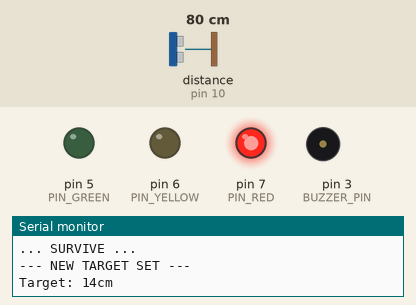
This sketch was run on a simulated Arduino Uno, built with avr-gcc and run on an emulated ATmega328P. Parts: output pins drawn as LEDs (lit = HIGH), buzzer (waves = sounding), the last lines printed to the serial monitor. Wiring (inferred from the names in the program): ultrasonic range finder: trigger pin 9; echo pin 10. Inputs (shaded band) come from the test bench; at power-on: distance to the obstacle (sensor on pin 10) 80 cm. The echo pulse lasts 58.3 µs per cm; random numbers use the default seed unless the sketch sets one; pins used as bus, display or sensor lines are not drawn. At 13.5 s the program stops and its outputs stay as they are.

Above: at 3.7 s.
3.8 s: distance to the obstacle (sensor on pin 10) set to 2 cm
At 4.32 s:
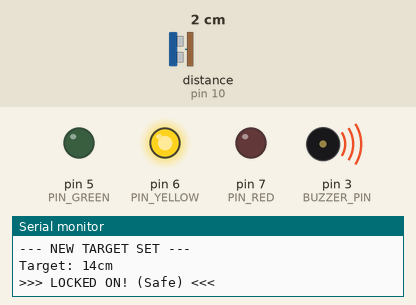
6.8 s: distance to the obstacle (sensor on pin 10) set to 35 cm
At 13.24 s:
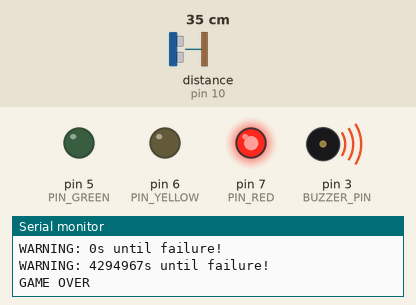
At 13.9 s:
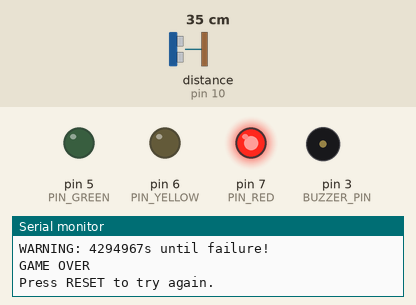
Timing chart, 0 to 15.0 s (numbered marks = the images above; inputs shaded):
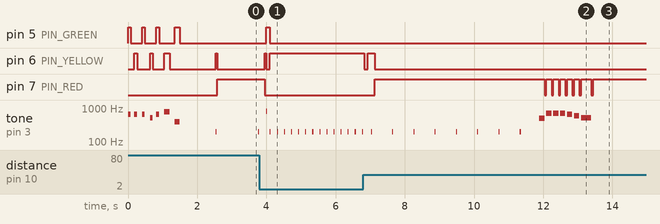

The sketch:

DistanceMiniGame.ino
```cpp
#include "Arduino.h"

// --- Configuration ---
const int TRIG_PIN = 9;
const int ECHO_PIN = 10;
const int BUZZER_PIN = 3;
const int PIN_GREEN = 5;
const int PIN_YELLOW = 6;
const int PIN_RED = 7;

// --- Game Settings ---
const int MIN_DIST = 10;
const int MAX_DIST = 30;
const int TOLERANCE = 4;     // +/- 4cm sweet spot
const int WIN_TIME = 5000;   // Hold Green for 5s to Win
const int DEATH_TIME = 5000; // Wander for 5s and you Die
const int DRIFT_SPEED = 400;

// --- Notes (Hz) ---
#define NOTE_C4  262
#define NOTE_E4  330
#define NOTE_G4  392
#define NOTE_C5  523
#define NOTE_E5  659
#define NOTE_G5  784
#define NOTE_G4  392

// --- Variables ---
int secretDistance;
int smoothedDistance;
bool gameWon = false;

// Timers
unsigned long lastSensorRead = 0;
unsigned long timeEnteredSweetSpot = 0;
unsigned long lastDriftTime = 0;
unsigned long lastHappyTime = 0;
bool inSweetSpot = false;

// Feedback Timers
unsigned long lastBeep = 0;
unsigned long lastStressBlink = 0;
bool buzzerState = false;
bool ledState = false;

void setup() {
  Serial.begin(9600);

  pinMode(TRIG_PIN, OUTPUT);
  pinMode(ECHO_PIN, INPUT);
  pinMode(BUZZER_PIN, OUTPUT);

  pinMode(PIN_RED, OUTPUT);
  pinMode(PIN_YELLOW, OUTPUT);
  pinMode(PIN_GREEN, OUTPUT);

  randomSeed(analogRead(0));

  playMarioStartup();

  Serial.println("... SURVIVE ...");
  delay(1000);

  resetGame();
}

void loop() {
  if (gameWon) return;

  if (millis() - lastSensorRead > 50) {
    lastSensorRead = millis();
    smoothedDistance = getFilteredDistance();
    checkGameStatus();
  }

  handleFeedback();
}

// ---------------------------------------------------------
// GAME LOGIC
// ---------------------------------------------------------

void checkGameStatus() {
  int diff = abs(smoothedDistance - secretDistance);

  // --- CASE 1: SAFE ZONE ---
  if (diff <= TOLERANCE) {
    lastHappyTime = millis(); // Reset Death Timer

    if (!inSweetSpot) {
      inSweetSpot = true;
      timeEnteredSweetSpot = millis();
      lastDriftTime = millis();
      Serial.println(">>> LOCKED ON! (Safe) <<<");
    }

    // Drift Mechanic
    if (millis() - lastDriftTime > DRIFT_SPEED) {
      lastDriftTime = millis();
      int driftDirection = random(0, 2) == 0 ? 1 : -1;
      secretDistance += driftDirection;
      if (secretDistance < MIN_DIST) secretDistance = MIN_DIST;
      if (secretDistance > MAX_DIST) secretDistance = MAX_DIST;
    }

    // Win Check
    if (millis() - timeEnteredSweetSpot >= WIN_TIME) {
      triggerVictory();
    }
  }

  // --- CASE 2: DANGER ZONE ---
  else {
    inSweetSpot = false;

    unsigned long timeLost = millis() - lastHappyTime;

    if (timeLost > 1000 && timeLost % 1000 < 50) {
      Serial.print("WARNING: ");
      Serial.print((DEATH_TIME - timeLost)/1000);
      Serial.println("s until failure!");
    }

    if (timeLost >= DEATH_TIME) {
      triggerFailure();
    }
  }
}

void handleFeedback() {
  if (inSweetSpot) {
    unsigned long timeHeld = millis() - timeEnteredSweetSpot;
    int stressDelay = map(timeHeld, 0, WIN_TIME, 500, 50);

    if (millis() - lastStressBlink >= stressDelay) {
      lastStressBlink = millis();
      ledState = !ledState;
      if (ledState) {
        digitalWrite(PIN_GREEN, HIGH);
        tone(BUZZER_PIN, 800, 20);
      } else {
        digitalWrite(PIN_GREEN, LOW);
      }
    }
    digitalWrite(PIN_YELLOW, LOW); digitalWrite(PIN_RED, LOW);
  }
  else {
    int diff = abs(smoothedDistance - secretDistance);
    digitalWrite(PIN_GREEN, LOW);

    if (diff <= 15) {
      digitalWrite(PIN_YELLOW, HIGH); digitalWrite(PIN_RED, LOW);
    } else {
      digitalWrite(PIN_YELLOW, LOW); digitalWrite(PIN_RED, HIGH);
    }

    int beepInterval = (diff > 25) ? 600 : (diff > 15) ? 300 : 100;

    if (millis() - lastBeep >= beepInterval) {
      lastBeep = millis();
      buzzerState = !buzzerState;
      if (buzzerState) tone(BUZZER_PIN, 200, 30);
      else noTone(BUZZER_PIN);
    }
  }
}

// ---------------------------------------------------------
// AUDIO & UTILS
// ---------------------------------------------------------

void playMarioStartup() {
  Serial.println("--- MARIO START ---");
  int melody[] = { NOTE_E5, NOTE_E5, NOTE_E5, NOTE_C5, NOTE_E5, NOTE_G5, NOTE_G4 };
  int durations[] = { 80, 80, 80, 80, 80, 150, 150 };
  int pauses[] = { 100, 150, 150, 100, 150, 150, 0 };

  for (int i = 0; i < 7; i++) {
    tone(BUZZER_PIN, melody[i], durations[i]);
    if (i % 2 == 0) digitalWrite(PIN_GREEN, HIGH);
    else digitalWrite(PIN_YELLOW, HIGH);
    delay(durations[i]);
    digitalWrite(PIN_GREEN, LOW); digitalWrite(PIN_YELLOW, LOW);
    delay(pauses[i]);
  }
}

void triggerVictory() {
  gameWon = true;
  noTone(BUZZER_PIN);
  Serial.println("VICTORY!");

  int melody[] = {523, 523, 523, 523, 415, 466, 523, 0, 466, 523};
  int duration[] = {100, 100, 100, 300, 300, 300, 300, 100, 100, 600};

  for (int i = 0; i < 10; i++) {
     if (i % 2 == 0) { digitalWrite(PIN_GREEN, HIGH); digitalWrite(PIN_RED, LOW); }
     else { digitalWrite(PIN_GREEN, LOW); digitalWrite(PIN_RED, HIGH); }
     tone(BUZZER_PIN, melody[i], duration[i]);
     delay(duration[i] * 1.3);
  }
  digitalWrite(PIN_GREEN, HIGH); digitalWrite(PIN_YELLOW, HIGH); digitalWrite(PIN_RED, HIGH);
  Serial.println("Press RESET.");
}

void triggerFailure() {
  gameWon = true;
  noTone(BUZZER_PIN);
  Serial.println("GAME OVER");

  // Mario Death Melody (Clean & Sharp)
  // B4 -> F5 -> F5 -> F5 -> E5 -> D5 -> C5
  int melody[] = { 494, 698, 698, 698, 659, 587, 523 };
  int durations[] = { 150, 150, 150, 150, 150, 150, 300 };

  for (int i = 0; i < 7; i++) {
    tone(BUZZER_PIN, melody[i], durations[i]);
    digitalWrite(PIN_RED, HIGH);
    delay(durations[i]);
    digitalWrite(PIN_RED, LOW);
    delay(50);
  }

  // --- SILENCE & FREEZE ---
  noTone(BUZZER_PIN); // Kill sound instantly
  digitalWrite(PIN_RED, HIGH); // Leave Red Light ON to shame the player

  Serial.println("Press RESET to try again.");
  while(true); // Freeze execution here
}

void resetGame() {
  gameWon = false;
  inSweetSpot = false;
  secretDistance = random(MIN_DIST, MAX_DIST);

  lastHappyTime = millis();

  Serial.println("--- NEW TARGET SET ---");
  Serial.print("Target: "); Serial.print(secretDistance); Serial.println("cm");
}

int getFilteredDistance() {
  long total = 0;
  int validReadings = 0;
  for (int i = 0; i < 3; i++) {
    digitalWrite(TRIG_PIN, LOW); delayMicroseconds(2);
    digitalWrite(TRIG_PIN, HIGH); delayMicroseconds(10);
    digitalWrite(TRIG_PIN, LOW);
    long d = pulseIn(ECHO_PIN, HIGH, 15000);
    if (d > 0) { total += d; validReadings++; }
    delay(4);
  }
  if (validReadings == 0) return smoothedDistance;
  int avg = (total / validReadings) * 0.034 / 2;
  return (0.7 * smoothedDistance) + (0.3 * avg);
}
```

Measured:
- after the input at 3.8 s, pin 5 (PIN_GREEN): LOW → HIGH after 0.20 s, → LOW 0.10 s later; pin 6 (PIN_YELLOW): LOW → HIGH after 0.15 s, → LOW 0.05 s later, → HIGH 0.10 s later; pin 7 (PIN_RED): HIGH → LOW after 0.15 s
- after the input at 6.8 s, pin 6 (PIN_YELLOW): HIGH → LOW at once, → HIGH 0.10 s later, → LOW 0.20 s later
- by itself, tone on pin 3 (BUZZER_PIN): plays 200 Hz for 0.03 s, 200 Hz for 0.03 s, 200 Hz for 0.03 s, 200 Hz for 0.03 s, 200 Hz for 0.03 s, 200 Hz for 0.03 s … (15 notes in this stretch)
